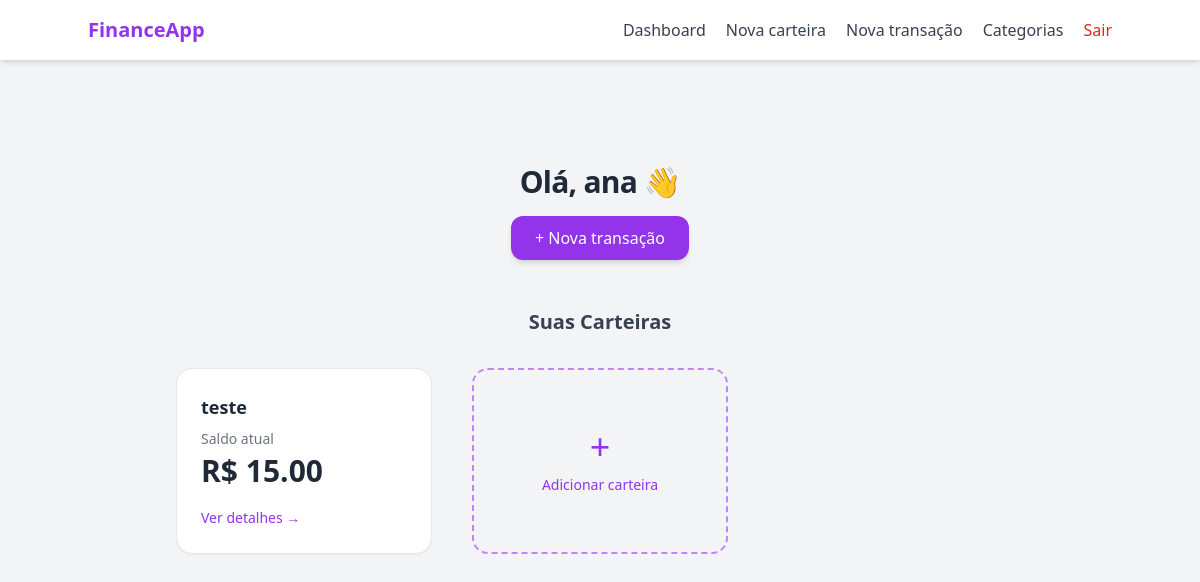
The page /dashboard (signed in) on the database as committed earlier.
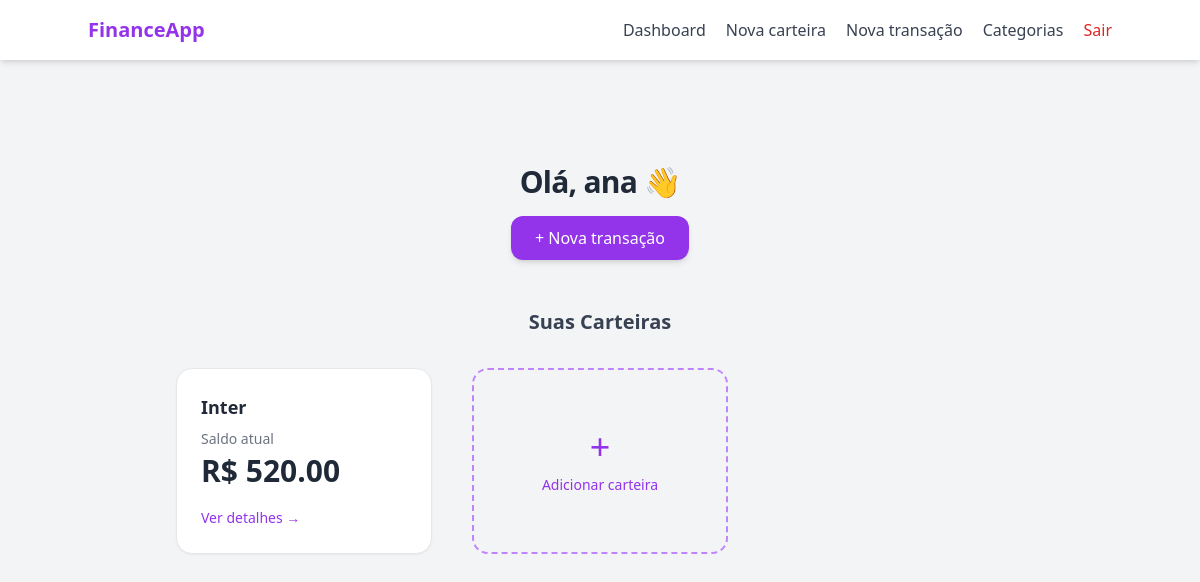
The same page on the database as committed later.
### models/wallet.py (models this page shows, shortened)
class Wallet(db.Model):
    __tablename__ = "wallets"
    id = db.Column(db.Integer, primary_key= True)
    wallet_name = db.Column(db.String(100), nullable= False)
    initial_balance = db.Column(db.Float, default= 0.0)
    current_balance = db.Column(db.Float, default= 0.0)
    is_active = db.Column(db.Boolean, default= True)
    created_at = db.Column(db.DateTime, default= lambda: datetime.now(timezone.utc).date())
    user_id = db.Column(db.Integer, db.ForeignKey("users.id"), nullable= False)
    transactions = db.relationship("Transaction", backref="wallets", lazy= True)

### routes/main_routes.py (the view)
@main_bp.route("/dashboard", methods=["GET"])
@login_required
def dashboard_page():
    wallets = WalletController.get_wallets_by_user(current_user.id)
    return render_template("index.html", user= current_user, wallets= wallets)

### controllers/wallet_controller.py (called while the page is built)
    @staticmethod
    def get_wallets_by_user(user_id):
        wallets = Wallet.query.filter_by(user_id= user_id, is_active= True).all()
        return wallets

### templates/index.html (shortened to what this page needs)
{% extends "base.html" %}
{% block content %}
<div class="w-full flex flex-col items-center pt-16 pb-24">
    <h1 class="text-gray-800 text-3xl font-bold tracking-tight mb-4">
        Olá, {{ user.username.split()[0] }} 👋
    </h1>
    <a href="{{ url_for('transaction_bp.transaction_new_page') }}"
       class="px-6 py-2.5 rounded-xl bg-purple-600 text-white font-medium shadow-md
              hover:bg-purple-700 hover:shadow-lg transition-all mb-12">
        + Nova transação
    </a>
    <h2 class="text-gray-700 text-xl font-semibold mb-8">
        Suas Carteiras
    </h2>
    <div class="grid grid-cols-1 sm:grid-cols-2 lg:grid-cols-3 gap-10 justify-items-center">
        {% for wallet in wallets %}
        <a href="{{ url_for('wallet_bp.wallet_detail_page', wallet_id=wallet.id) }}"
           class="w-64 bg-white rounded-2xl shadow-sm p-6 border border-gray-200
                  hover:shadow-xl hover:-translate-y-1 transition-all duration-300 text-gray-800">
            <h3 class="font-semibold text-lg mb-2">
                {{ wallet.wallet_name }}
            </h3>
            <p class="text-sm text-gray-500 mb-1">Saldo atual</p>
            <p class="text-3xl font-bold mb-4">
                R$ {{ "%.2f"|format(wallet.current_balance) }}
            </p>
            <span class="text-purple-600 text-sm font-medium hover:underline">
                Ver detalhes →
            </span>
        </a>
        {% endfor %}
        <a href="{{url_for('wallet_bp.wallet_new_page')}}"
           class="w-64 h-[186px] flex flex-col gap-2 items-center justify-center p-6
                  rounded-2xl border-2 border-dashed border-purple-400 text-purple-600
                  hover:bg-purple-50 hover:border-purple-500 hover:shadow-md transition-all">
            <span class="text-4xl font-light">+</span>
            <span class="font-medium text-sm">Adicionar carteira</span>
        </a>
    </div>
</div>
{% endblock %}

Rows that differ between the two databases and show on the page:
removed Wallet: wallet_name "teste", current_balance "15.00"
added Wallet: wallet_name "Inter", current_balance "520.00"
